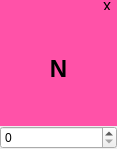
<?xml version="1.0" encoding="UTF-8"?>
<ui version="4.0">
 <class>Form</class>
 <widget class="QWidget" name="Form">
  <property name="geometry">
   <rect>
    <x>0</x>
    <y>0</y>
    <width>117</width>
    <height>149</height>
   </rect>
  </property>
  <property name="sizePolicy">
   <sizepolicy hsizetype="MinimumExpanding" vsizetype="MinimumExpanding">
    <horstretch>0</horstretch>
    <verstretch>0</verstretch>
   </sizepolicy>
  </property>
  <property name="minimumSize">
   <size>
    <width>0</width>
    <height>120</height>
   </size>
  </property>
  <property name="maximumSize">
   <size>
    <width>130</width>
    <height>149</height>
   </size>
  </property>
  <property name="windowTitle">
   <string>Form</string>
  </property>
  <property name="autoFillBackground">
   <bool>false</bool>
  </property>
  <property name="styleSheet">
   <string notr="true"/>
  </property>
  <layout class="QVBoxLayout" name="verticalLayout">
   <property name="spacing">
    <number>0</number>
   </property>
   <property name="margin">
    <number>0</number>
   </property>
   <item>
    <layout class="QHBoxLayout" name="horizontalLayout_2">
     <property name="spacing">
      <number>0</number>
     </property>
     <property name="sizeConstraint">
      <enum>QLayout::SetMinimumSize</enum>
     </property>
     <item>
      <widget class="QLabel" name="label_3">
       <property name="sizePolicy">
        <sizepolicy hsizetype="Preferred" vsizetype="Fixed">
         <horstretch>0</horstretch>
         <verstretch>0</verstretch>
        </sizepolicy>
       </property>
       <property name="maximumSize">
        <size>
         <width>16777215</width>
         <height>11</height>
        </size>
       </property>
       <property name="styleSheet">
        <string notr="true">background-color: rgb(255, 82, 168);</string>
       </property>
       <property name="text">
        <string/>
       </property>
      </widget>
     </item>
     <item>
      <widget class="QToolButton" name="close_btn">
       <property name="sizePolicy">
        <sizepolicy hsizetype="Fixed" vsizetype="Fixed">
         <horstretch>0</horstretch>
         <verstretch>0</verstretch>
        </sizepolicy>
       </property>
       <property name="maximumSize">
        <size>
         <width>20</width>
         <height>11</height>
        </size>
       </property>
       <property name="font">
        <font>
         <pointsize>12</pointsize>
        </font>
       </property>
       <property name="styleSheet">
        <string notr="true">background-color: rgb(255, 82, 168);
color: rgb(0, 0, 0);</string>
       </property>
       <property name="text">
        <string>x</string>
       </property>
       <property name="autoRaise">
        <bool>true</bool>
       </property>
      </widget>
     </item>
    </layout>
   </item>
   <item>
    <widget class="QLabel" name="symbol_lbl">
     <property name="sizePolicy">
      <sizepolicy hsizetype="MinimumExpanding" vsizetype="MinimumExpanding">
       <horstretch>0</horstretch>
       <verstretch>0</verstretch>
      </sizepolicy>
     </property>
     <property name="font">
      <font>
       <pointsize>18</pointsize>
       <weight>75</weight>
       <bold>true</bold>
      </font>
     </property>
     <property name="styleSheet">
      <string notr="true">background-color: rgb(255, 82, 168);</string>
     </property>
     <property name="text">
      <string>N</string>
     </property>
     <property name="alignment">
      <set>Qt::AlignCenter</set>
     </property>
    </widget>
   </item>
   <item>
    <layout class="QHBoxLayout" name="horizontalLayout_3">
     <property name="sizeConstraint">
      <enum>QLayout::SetMaximumSize</enum>
     </property>
    </layout>
   </item>
   <item>
    <layout class="QHBoxLayout" name="horizontalLayout">
     <property name="spacing">
      <number>0</number>
     </property>
     <item>
      <widget class="QSpinBox" name="spinBox">
       <property name="styleSheet">
        <string notr="true"/>
       </property>
      </widget>
     </item>
    </layout>
   </item>
  </layout>
 </widget>
 <resources/>
 <connections/>
</ui>
